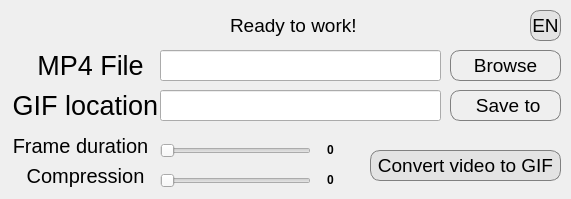
<?xml version="1.0" encoding="UTF-8"?>
<ui version="4.0">
 <class>Program</class>
 <widget class="QMainWindow" name="Program">
  <property name="geometry">
   <rect>
    <x>0</x>
    <y>0</y>
    <width>571</width>
    <height>199</height>
   </rect>
  </property>
  <property name="windowTitle">
   <string>MainWindow</string>
  </property>
  <widget class="QWidget" name="centralwidget">
   <widget class="QLabel" name="logo">
    <property name="geometry">
     <rect>
      <x>10</x>
      <y>10</y>
      <width>201</width>
      <height>31</height>
     </rect>
    </property>
    <property name="text">
     <string/>
    </property>
    <property name="pixmap">
     <pixmap>mp4.png</pixmap>
    </property>
    <property name="scaledContents">
     <bool>true</bool>
    </property>
   </widget>
   <widget class="QLineEdit" name="filePath">
    <property name="geometry">
     <rect>
      <x>160</x>
      <y>50</y>
      <width>281</width>
      <height>31</height>
     </rect>
    </property>
    <property name="font">
     <font>
      <pointsize>10</pointsize>
      <weight>75</weight>
      <bold>true</bold>
     </font>
    </property>
    <property name="styleSheet">
     <string notr="true"/>
    </property>
    <property name="text">
     <string/>
    </property>
   </widget>
   <widget class="QLabel" name="mp4_label">
    <property name="geometry">
     <rect>
      <x>10</x>
      <y>50</y>
      <width>161</width>
      <height>31</height>
     </rect>
    </property>
    <property name="font">
     <font>
      <family>MS Shell Dlg 2</family>
      <pointsize>20</pointsize>
      <weight>50</weight>
      <bold>false</bold>
     </font>
    </property>
    <property name="text">
     <string>MP4 File</string>
    </property>
    <property name="alignment">
     <set>Qt::AlignCenter</set>
    </property>
   </widget>
   <widget class="QLabel" name="gif_label">
    <property name="geometry">
     <rect>
      <x>10</x>
      <y>90</y>
      <width>151</width>
      <height>31</height>
     </rect>
    </property>
    <property name="font">
     <font>
      <family>MS Shell Dlg 2</family>
      <pointsize>20</pointsize>
      <weight>50</weight>
      <bold>false</bold>
     </font>
    </property>
    <property name="text">
     <string>GIF location</string>
    </property>
    <property name="alignment">
     <set>Qt::AlignCenter</set>
    </property>
   </widget>
   <widget class="QLineEdit" name="savePath">
    <property name="geometry">
     <rect>
      <x>160</x>
      <y>90</y>
      <width>281</width>
      <height>31</height>
     </rect>
    </property>
    <property name="font">
     <font>
      <pointsize>10</pointsize>
      <weight>75</weight>
      <bold>true</bold>
     </font>
    </property>
    <property name="styleSheet">
     <string notr="true"/>
    </property>
    <property name="text">
     <string/>
    </property>
   </widget>
   <widget class="QPushButton" name="browse">
    <property name="geometry">
     <rect>
      <x>450</x>
      <y>50</y>
      <width>111</width>
      <height>31</height>
     </rect>
    </property>
    <property name="font">
     <font>
      <pointsize>14</pointsize>
     </font>
    </property>
    <property name="styleSheet">
     <string notr="true">QPushButton {
	border-style: outset;
	border: 1px solid gray;
	border-width: 1px;
	border-radius: 10px;
}
QPushButton:pressed {
	background-color: rgb(203, 203, 203);
}
</string>
    </property>
    <property name="text">
     <string>Browse</string>
    </property>
   </widget>
   <widget class="QPushButton" name="save">
    <property name="geometry">
     <rect>
      <x>450</x>
      <y>90</y>
      <width>111</width>
      <height>31</height>
     </rect>
    </property>
    <property name="font">
     <font>
      <pointsize>14</pointsize>
     </font>
    </property>
    <property name="styleSheet">
     <string notr="true">QPushButton {
	border-style: outset;
	border: 1px solid gray;
	border-width: 1px;
	border-radius: 10px;
}
QPushButton:pressed {
	background-color: rgb(203, 203, 203);
}
</string>
    </property>
    <property name="text">
     <string> Save to</string>
    </property>
   </widget>
   <widget class="QPushButton" name="convert">
    <property name="geometry">
     <rect>
      <x>370</x>
      <y>150</y>
      <width>191</width>
      <height>31</height>
     </rect>
    </property>
    <property name="font">
     <font>
      <pointsize>14</pointsize>
     </font>
    </property>
    <property name="styleSheet">
     <string notr="true">QPushButton {
	border-style: outset;
	border: 1px solid gray;
	border-width: 1px;
	border-radius: 10px;
	background-color: rgb(227, 227, 227);
}
QPushButton:pressed {
	background-color: rgb(203, 203, 203);
}
</string>
    </property>
    <property name="text">
     <string>Convert video to GIF</string>
    </property>
   </widget>
   <widget class="QLabel" name="statusLabel">
    <property name="geometry">
     <rect>
      <x>230</x>
      <y>10</y>
      <width>281</width>
      <height>31</height>
     </rect>
    </property>
    <property name="font">
     <font>
      <pointsize>14</pointsize>
     </font>
    </property>
    <property name="text">
     <string>Ready to work!</string>
    </property>
   </widget>
   <widget class="QSlider" name="frame_slider">
    <property name="geometry">
     <rect>
      <x>160</x>
      <y>140</y>
      <width>151</width>
      <height>21</height>
     </rect>
    </property>
    <property name="orientation">
     <enum>Qt::Horizontal</enum>
    </property>
   </widget>
   <widget class="QLabel" name="fd_label">
    <property name="geometry">
     <rect>
      <x>10</x>
      <y>130</y>
      <width>141</width>
      <height>31</height>
     </rect>
    </property>
    <property name="font">
     <font>
      <family>MS Shell Dlg 2</family>
      <pointsize>15</pointsize>
      <weight>50</weight>
      <bold>false</bold>
     </font>
    </property>
    <property name="text">
     <string>Frame duration</string>
    </property>
    <property name="alignment">
     <set>Qt::AlignCenter</set>
    </property>
   </widget>
   <widget class="QLabel" name="cmp_label">
    <property name="geometry">
     <rect>
      <x>20</x>
      <y>160</y>
      <width>131</width>
      <height>31</height>
     </rect>
    </property>
    <property name="font">
     <font>
      <family>MS Shell Dlg 2</family>
      <pointsize>15</pointsize>
      <weight>50</weight>
      <bold>false</bold>
     </font>
    </property>
    <property name="text">
     <string>Compression</string>
    </property>
    <property name="alignment">
     <set>Qt::AlignCenter</set>
    </property>
   </widget>
   <widget class="QSlider" name="compr_label">
    <property name="geometry">
     <rect>
      <x>160</x>
      <y>170</y>
      <width>151</width>
      <height>21</height>
     </rect>
    </property>
    <property name="orientation">
     <enum>Qt::Horizontal</enum>
    </property>
   </widget>
   <widget class="QPushButton" name="localization">
    <property name="geometry">
     <rect>
      <x>530</x>
      <y>10</y>
      <width>31</width>
      <height>31</height>
     </rect>
    </property>
    <property name="font">
     <font>
      <pointsize>14</pointsize>
     </font>
    </property>
    <property name="styleSheet">
     <string notr="true">QPushButton {
	border-style: outset;
	border: 1px solid gray;
	border-width: 1px;
	border-radius: 10px;
	background-color: rgb(227, 227, 227);
}
QPushButton:pressed {
	background-color: rgb(203, 203, 203);
}
</string>
    </property>
    <property name="text">
     <string>EN</string>
    </property>
   </widget>
   <widget class="QLabel" name="frame_count">
    <property name="geometry">
     <rect>
      <x>310</x>
      <y>140</y>
      <width>41</width>
      <height>20</height>
     </rect>
    </property>
    <property name="font">
     <font>
      <weight>75</weight>
      <bold>true</bold>
     </font>
    </property>
    <property name="styleSheet">
     <string notr="true">QLabel {
	border-style: none;
}
</string>
    </property>
    <property name="text">
     <string>0</string>
    </property>
    <property name="alignment">
     <set>Qt::AlignCenter</set>
    </property>
   </widget>
   <widget class="QLabel" name="cmp_count">
    <property name="geometry">
     <rect>
      <x>310</x>
      <y>170</y>
      <width>41</width>
      <height>20</height>
     </rect>
    </property>
    <property name="font">
     <font>
      <weight>75</weight>
      <bold>true</bold>
     </font>
    </property>
    <property name="styleSheet">
     <string notr="true">QLabel {
	border-style: none;

}
</string>
    </property>
    <property name="text">
     <string>0</string>
    </property>
    <property name="alignment">
     <set>Qt::AlignCenter</set>
    </property>
   </widget>
  </widget>
 </widget>
 <resources>
  <include location="icons.qrc"/>
 </resources>
 <connections/>
</ui>
